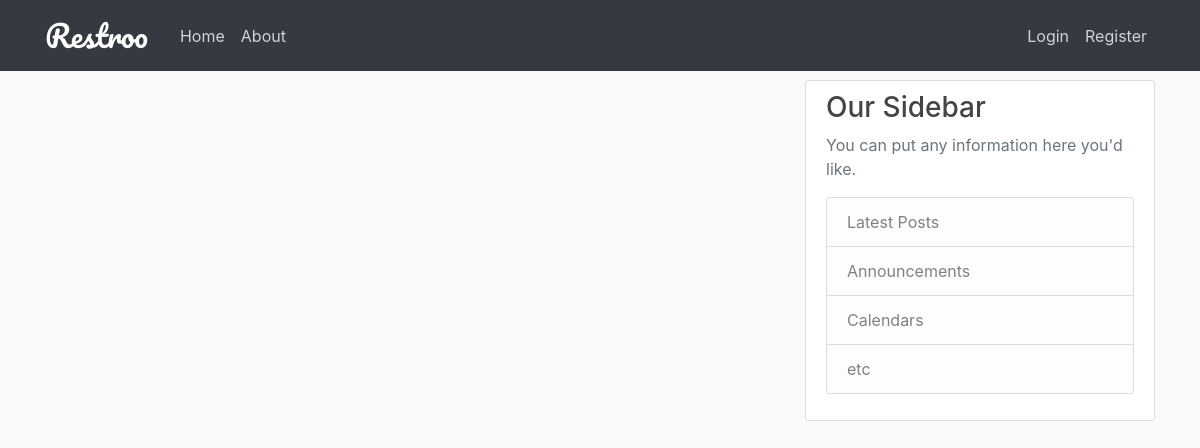
Page /home on the earlier database version.
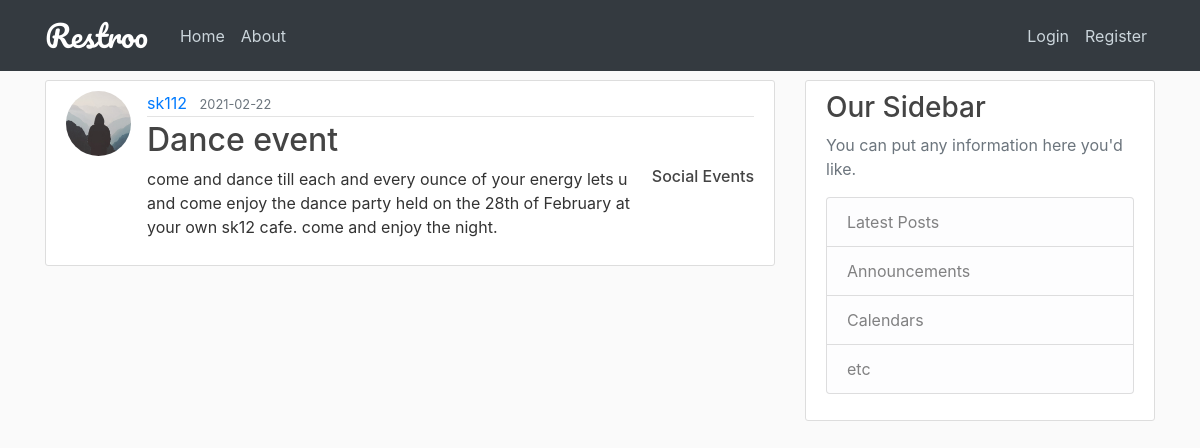
Same page on the later database version.
### restroo/models.py (models this page shows, shortened)
class Post(db.Model):
    id = db.Column(db.Integer, primary_key=True)
    title = db.Column(db.String(100), nullable=False)
    date_posted = db.Column(db.DateTime, nullable=False, default=datetime.utcnow)
    content = db.Column(db.Text, nullable=False)
    category = db.Column(db.String(20), nullable=False)
    rest_id = db.Column(db.Integer, db.ForeignKey('user.id'), nullable=False)
    author = db.relationship('User', back_populates='posts')

class User(db.Model, UserMixin):
    id = db.Column(db.Integer, primary_key=True)
    name = db.Column(db.String(100), nullable=False)
    username = db.Column(db.String(20), unique=True, nullable=False)
    email = db.Column(db.String(120), unique=True, nullable=False)
    address = db.Column(db.Text, nullable=False)
    contact = db.Column(db.Integer, nullable=False)
    role = db.Column(db.String(20), nullable=False, default="customer")
    image_file = db.Column(db.String(20), nullable=False, default='default.jpg')
    password = db.Column(db.String(60), nullable=False)
    table = db.relationship('Tables', backref='restaurant', lazy=True)
    medias = db.relationship('Media', backref='uploader', lazy=True)
    posts = db.relationship('Post', back_populates='author', lazy=True)
    bookings = db.relationship('Booking', back_populates='booker', lazy=True,
                               primaryjoin='User.id==Booking.cust_id')
    reserves = db.relationship('Booking', back_populates='bookplace', lazy=True,
                               primaryjoin='User.id==Booking.rest_id')
    reviewed_by = db.relationship('Review', back_populates='reviewer', lazy=True,
                                  primaryjoin='User.id==Review.cust_id')
    reviewed_at = db.relationship('Review', back_populates='reviewplace', lazy=True,
                                  primaryjoin='User.id==Review.rest_id')

### restroo/routes.py (the view)
@app.route("/")
@app.route("/home")
def home():
    posts = Post.query.all()
    return render_template('home.html', posts=posts)

### restroo/templates/home.html
{% extends "layout.html" %}
{% block content %}
    {% for post in posts %}
        <article class="media content-section">
        <img class="rounded-circle article-img" src="{{ url_for('static', filename='profile_pics/' + post.author.image_file) }}">
          <div class="media-body">
            <div class="article-metadata">
              <a class="mr-2" href="#">{{ post.author.username }}</a>
              <small class="text-muted">{{ post.date_posted.strftime('%Y-%m-%d') }}</small>
            </div>
            <h2><a class="article-title" href="#">{{ post.title }}</a></h2>
              <h6 style="float: right"><a class="article-title" href="#">{{ post.category }}</a></h6>
            <p class="article-content">{{ post.content }}</p>
          </div>
        </article>
    {% endfor %}
{% endblock content %}

### restroo/templates/layout.html (shortened to what this page needs)
<!DOCTYPE html>
<html>
<head>
    <link rel="stylesheet" href="https://maxcdn.bootstrapcdn.com/bootstrap/4.0.0/css/bootstrap.min.css">
    <link rel="stylesheet" href="https://maxcdn.bootstrapcdn.com/font-awesome/4.5.0/css/font-awesome.min.css">
    <link rel="stylesheet" type="text/css" href="{{ url_for('static', filename='main.css') }}">
</head>
<body>
    <header class="site-header">
      <nav class="navbar navbar-expand-md navbar-dark bg-dark fixed-top">
        <div class="container">
            <a class="navbar-brand mr-4" href="/"><span style="font-family: 'Pacifico', cursive; font-size: 30px">Restroo</span> </a>
          <div class="collapse navbar-collapse" id="navbarToggle">
            <div class="navbar-nav mr-auto">
              <a class="nav-item nav-link" href="{{ url_for('home') }}">Home</a>
              <a class="nav-item nav-link" href="{{ url_for('about') }}">About</a>
            </div>
            <div class="navbar-nav">
            {% if current_user.role=='restaurant' %}
                {% if current_user.is_authenticated %}
                    <a class="nav-item nav-link" href="{{ url_for('new_post') }}">New Post</a>
                    <a class="nav-item nav-link" href="">New Photos</a>
                <a class="nav-item nav-link" href="{{ url_for('account') }}">Account</a>
                <a class="nav-item nav-link" href="{{ url_for('logout') }}">Logout</a>
                {% else %}
                <a class="nav-item nav-link" href="{{ url_for('login') }}">Login</a>
                <a class="nav-item nav-link" href="{{ url_for('register') }}">Register</a>
              {% endif %}
            {% else %}
                {% if current_user.is_authenticated %}
                <a class="nav-item nav-link" href="{{ url_for('account') }}">Account</a>
                <a class="nav-item nav-link" href="{{ url_for('logout') }}">Logout</a>
                {% else %}
                <a class="nav-item nav-link" href="{{ url_for('login') }}">Login</a>
                <a class="nav-item nav-link" href="{{ url_for('register') }}">Register</a>
              {% endif %}
            {% endif %}
            </div>
          </div>
        </div>
      </nav>
    </header>
    <main role="main" class="container">
      <div class="row">
        <div class="col-md-8">
          {% block content %}{% endblock %}
        </div>
        <div class="col-md-4">
          <div class="content-section">
            <h3>Our Sidebar</h3>
            <p class='text-muted'>You can put any information here you'd like.
              <ul class="list-group">
                <li class="list-group-item list-group-item-light">Latest Posts</li>
                <li class="list-group-item list-group-item-light">Announcements</li>
                <li class="list-group-item list-group-item-light">Calendars</li>
                <li class="list-group-item list-group-item-light">etc</li>
              </ul>
            </p>
          </div>
        </div>
      </div>
    </main>
</body>
</html>

### restroo/static/main.css (style rules this page uses)
body { background: #fafafa; color: #333333; margin-top: 5rem; }
h1, h2, h3, h4, h5, h6 { color: #444444; }
.site-header .navbar-nav .nav-link { color: #cbd5db; }
.content-section { background: #ffffff; padding: 10px 20px; border: 1px solid #dddddd; border-radius: 3px; margin-bottom: 20px; }
.article-title { color: #444444; }
.article-content { white-space: pre-line; }
.article-img { height: 65px; width: 65px; margin-right: 16px; }
.article-metadata { padding-bottom: 1px; margin-bottom: 4px; border-bottom: 1px solid #e3e3e3 }

Differences in the rows shown:
added Post: image_file (placeholder picture), author.username "sk112", date_posted "2021-02-22", title "Dance event", category "Social Events", content "come and dance till each and every ounce of your energy lets u and come enjoy the dance party held on the 28th of February at your own sk12 cafe. come and enjoy the night."
